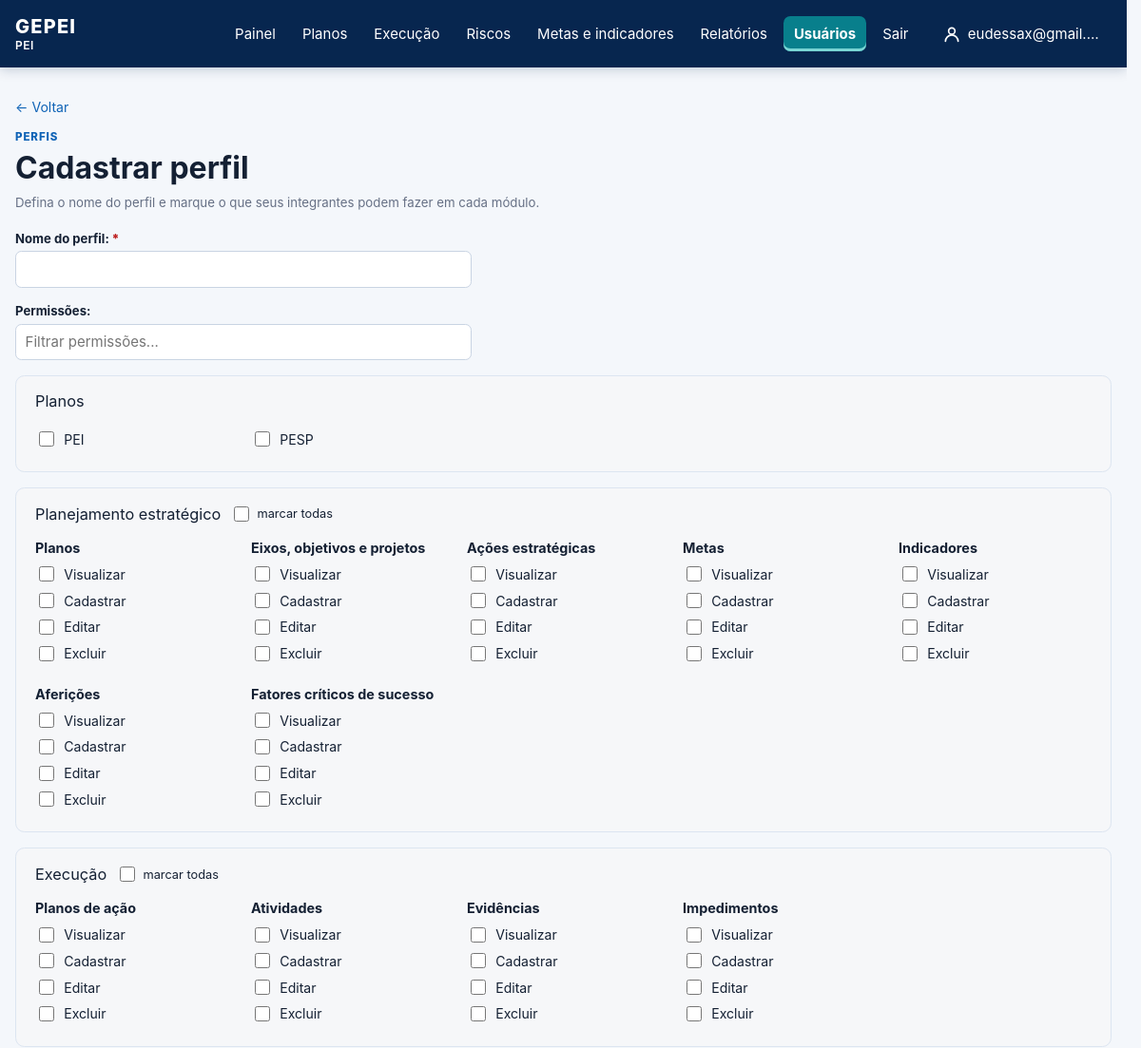
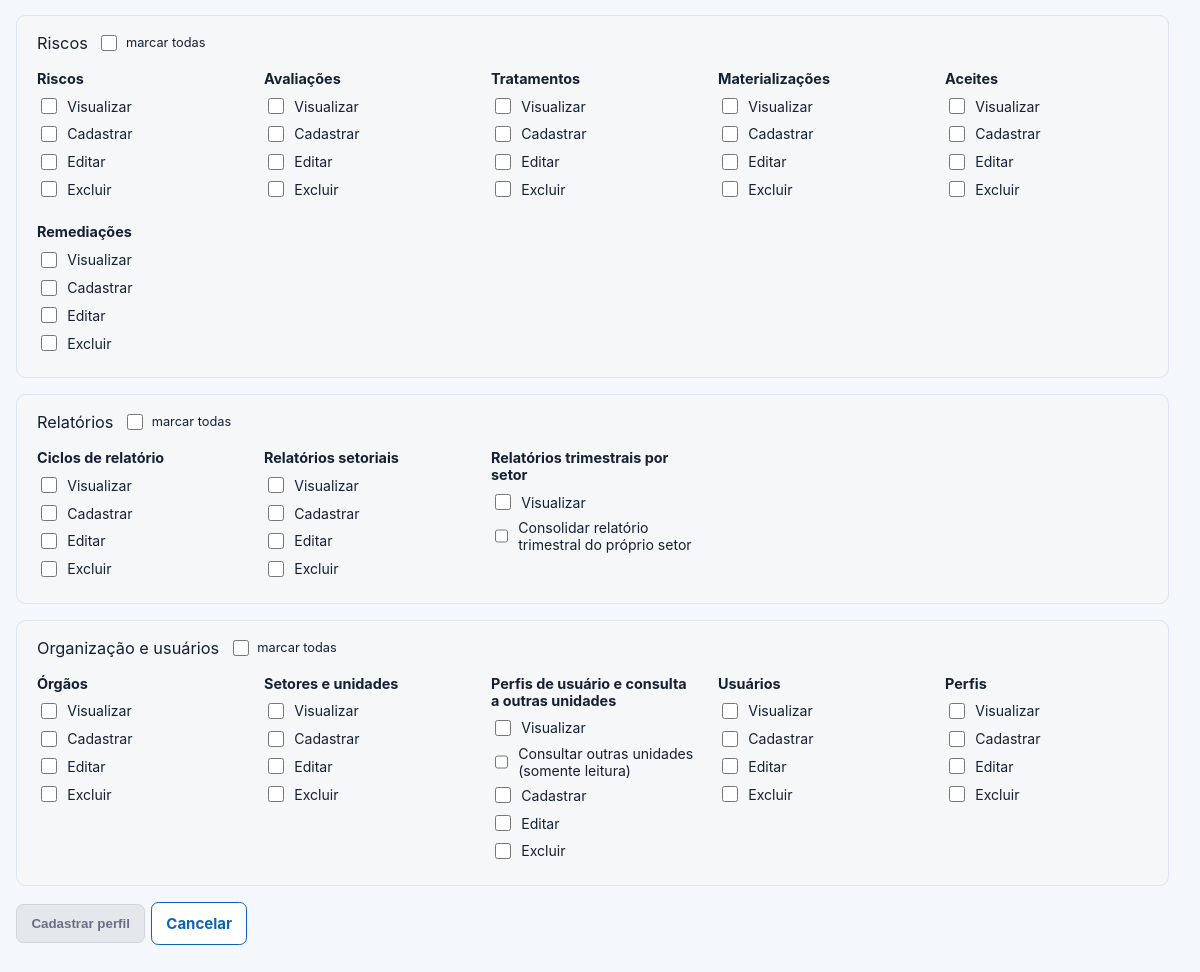
Screenshot of /usuarios/grupos/novo/ (signed in) with the database file from the repository (2 pictures, top to bottom).
### core/models.py (models this page shows, shortened)
class Plan(models.Model):
    class PlanType(models.TextChoices):
        PEI = "PEI", "PEI"
        PESP = "PESP", "PESP"
        PPA = "PPA", "PPA"
        OTHER = "OUTRO", "Outro"
    name = models.CharField(max_length=180)
    acronym = models.CharField(max_length=30)
    plan_type = models.CharField(max_length=10, choices=PlanType.choices)
    access_groups = models.ManyToManyField("auth.Group", blank=True, related_name="accessible_plans")
    start_date = models.DateField()
    end_date = models.DateField()
    active = models.BooleanField(default=True)
    def __str__(self):
        return self.acronym

### core/views.py (the view)
# urls.py: path("usuarios/grupos/novo/", views.group_create, name="group_create"),
@login_required
@permission_required("auth.add_group", raise_exception=True)
def group_create(request):
    return _group_form(request)

### core/forms.py (shortened to what this page needs)
class GroupForm(forms.Form):
    name = forms.CharField(label="Nome do perfil", max_length=150)
    plans = forms.ModelMultipleChoiceField(
        queryset=Plan.objects.order_by("acronym"), required=False, label="Planos",
        widget=forms.CheckboxSelectMultiple,
    )
    def __init__(self, *args, group=None, **kwargs):
        self.group = group
        if group is not None:
            kwargs.setdefault("initial", {"name": group.name, "plans": group.accessible_plans.all()})
        super().__init__(*args, **kwargs)

### core/context_processors.py (called while the page is built)
def navigation_plans(request):
    if not request.user.is_authenticated:
        return {"navigation_plans": []}
    return {"navigation_plans": request.available_plans, "active_plan": request.active_plan}

### core/permissions.py (called while the page is built, shortened)
def _action(permission):
    return permission.codename.split("_", 1)[0]

def is_administrator(user):
    if user.is_superuser:
        return True
    return user.groups.filter(name__iexact=ADMINISTRATOR_GROUP_NAME).exists()

def user_unit_ids(user, for_view=False):
    if is_administrator(user) or (for_view and user.has_perm("core.view_other_units")):
        return None

def selected_unit_for_request(request):
    ids = user_unit_ids(request.user)
    requested = request.GET.get("unit", "")
    if ids is None:
        return requested

### core/plan_scope.py (called while the page is built, shortened)
def available_plans(user):
    plans = Plan.objects.filter(active=True).order_by("acronym", "pk")
    if user.is_superuser:
        return plans
    groups = user.groups.all()
    if not groups.exists():
        return plans.filter(plan_type=Plan.PlanType.PEI)
    return plans.filter(access_groups__in=groups).distinct()

    def __call__(self, request):
        if request.user.is_authenticated:
            plans = list(available_plans(request.user))
            request.available_plans = plans
            by_id = {str(plan.pk): plan for plan in plans}
            requested = request.GET.get("plan")
            stored = by_id.get(str(request.session.get("active_plan_id")))
            active = stored or by_id.get(requested) or next(iter(plans), None)
            request.active_plan = active
            request.user._active_plan_id = active.pk if active else None
            request.user._active_plan_type = active.plan_type if active else None
        return self.get_response(request)

### templates/core/group_form.html (shortened to what this page needs)
{% extends "base.html" %}
{% block content %}
  <a class="back-link" href="{% url 'group_list' %}">← Voltar</a>
  <section class="page-heading">
    <p class="eyebrow">Perfis</p>
    <h1>{% if group %}Editar perfil{% else %}Cadastrar perfil{% endif %}</h1>
    <p class="form-hint">Defina o nome do perfil e marque o que seus integrantes podem fazer em cada módulo.</p>
  </section>
  <form method="post" class="group-form">{% csrf_token %}
    <div class="form-field group-name-field">
      {{ form.name.label_tag }}{{ form.name }}
    </div>
    <div class="form-field group-filter-field">
      <label for="permission-filter">Permissões:</label>
      <input id="permission-filter" type="search" placeholder="Filtrar permissões..." data-permission-filter autocomplete="off">
    </div>
    <fieldset class="permission-module">
      <legend class="permission-module-heading"><span>Planos</span></legend>
      <div class="permission-grid">
        {% for plan in form.plans %}
          <label class="permission-option">{{ plan.tag }} {{ plan.choice_label }}</label>
        {% empty %}
          <p>Nenhum plano cadastrado.</p>
        {% endfor %}
      </div>
    </fieldset>
    {% for module in modules %}
      <fieldset class="permission-module" data-module>
        <legend class="permission-module-heading">
          <span>{{ module.title }}</span>
          <label class="check-all"><input type="checkbox" data-check-all> marcar todas</label>
        </legend>
        <div class="permission-grid">
          {% for entity in module.entities %}
            <div class="permission-entity" data-entity data-search="{{ module.title|lower }} {{ entity.label|lower }}">
              <h3>{{ entity.label }}</h3>
              {% for permission in entity.permissions %}
                <label class="permission-option"><input type="checkbox" name="permissions" value="{{ permission.id }}" {% if permission.id in selected %}checked{% endif %}> {{ permission.label }}</label>
              {% endfor %}
            </div>
          {% endfor %}
        </div>
      </fieldset>
    {% endfor %}
    <div class="form-buttons"><button class="button button-primary" type="submit">{% if group %}Salvar alterações{% else %}Cadastrar perfil{% endif %}</button><a class="button button-secondary" href="{% url 'group_list' %}">Cancelar</a></div>
  </form>
{% endblock %}

### templates/base.html (shortened to what this page needs)
{% load static %}
<!doctype html>
<html lang="pt-br">
<head>
  <link rel="stylesheet" href="{% static 'css/gepei.css' %}?v=20261126-indice-vertical">
</head>
<body{% if active_plan.plan_type == "PESP" %} class="theme-pesp"{% endif %}>
  <header class="topbar">
    <a class="brand" href="{% url 'dashboard' %}">
      GEPEI
      {% if active_plan %}<span class="brand-plan">{{ active_plan.acronym }}</span>{% endif %}
    </a>
    {% if user.is_authenticated %}
      <nav>
        <a href="{% url 'dashboard' %}" {% if request.path == '/' %}class="nav-active" aria-current="page"{% endif %}>Painel</a>
        {% if perms.core.view_plan %}<a href="{% url 'pei_overview' %}" {% if '/pei/' in request.path %}class="nav-active" aria-current="page"{% endif %}>Planos</a>{% endif %}
        {% if perms.core.view_actionplan %}<a href="{% url 'action_plan_list' %}" {% if '/planos-de-acao/' in request.path and '/riscos/' not in request.path %}class="nav-active" aria-current="page"{% endif %}>Execução</a>{% endif %}
        {% if perms.core.view_risk %}<a href="{% url 'risk_overview' %}" {% if '/riscos/' in request.path %}class="nav-active" aria-current="page"{% endif %}>Riscos</a>{% endif %}
        {% if perms.core.view_strategictarget or perms.core.view_indicator %}<a href="{% if perms.core.view_indicator %}{% url 'indicator_overview' %}{% else %}{% url 'target_overview' %}{% endif %}" >Metas e indicadores</a>{% endif %}
        {% if perms.core.view_reportcycle or perms.core.view_sectorreport or perms.core.view_quarterlysectorreport or perms.core.consolidate_quarterlysectorreport %}<a href="{% url 'report_cycle_overview' %}" {% if '/relatorios/' in request.path %}class="nav-active" aria-current="page"{% endif %}>Relatórios</a>{% endif %}
        {% if perms.auth.view_user or perms.auth.view_group %}
        <details class="nav-plans{% if '/usuarios/' in request.path %} nav-active{% endif %}">
          <summary {% if '/usuarios/' in request.path %}aria-current="page"{% endif %}>Usuários</summary>
        </details>
        {% endif %}
        <form method="post" action="{% url 'logout' %}" onsubmit="return confirm('Tem certeza de que deseja sair?');">
          <button type="submit">Sair</button>
        </form>
        <a class="nav-user{% if request.path == '/minha-conta/' %} nav-active{% endif %}" href="{% url 'profile_edit' %}" title="Minha conta">
          <svg width="20" height="20" viewBox="0 0 24 24" fill="none" stroke="currentColor" stroke-width="2" stroke-linecap="round" stroke-linejoin="round" aria-hidden="true"><circle cx="12" cy="8" r="4"/><path d="M4 21c0-4.4 3.6-8 8-8s8 3.6 8 8"/></svg>
          <span>{{ user.first_name|default:user.username }}</span>
        </a>
      </nav>
    {% endif %}
  </header>
  <main class="container">
    {% block content %}{% endblock %}
  </main>
</body>
</html>

### rows the page displays
Plan: acronym "PEI", choice_label "PEI"
Plan: choice_label "PESP"

### other values shown
{{ user.first_name|default:user.username }} "eudessax@gmail.…"
{{ module.title }} "Planejamento estratégico" "Execução" "Riscos" "Relatórios" "Organização e usuários"
{{ entity.label }} "Planos" "Eixos, objetivos e projetos" "Ações estratégicas" "Metas" "Indicadores" "Aferições" "Fatores críticos de sucesso" "Planos de ação" "Atividades" "Evidências" "Impedimentos" "Riscos" "Avaliações" "Tratamentos" "Materializações" "Aceites" "Remediações" "Ciclos de relatório" "Relatórios setoriais" "Relatórios trimestrais por setor" "Órgãos" "Setores e unidades" "Perfis de usuário e consulta a outras unidades" "Usuários" "Perfis"
{{ permission.label }} "Visualizar" "Cadastrar" "Editar" "Excluir" "Visualizar" "Cadastrar" "Editar" "Excluir" "Visualizar" "Cadastrar" "Editar" "Excluir" "Visualizar" "Cadastrar" "Editar" "Excluir" "Visualizar" "Cadastrar" "Editar" "Excluir" "Visualizar" "Cadastrar" "Editar" "Excluir" "Visualizar" "Cadastrar" "Editar" "Excluir" "Visualizar" "Cadastrar" "Editar" "Excluir" "Visualizar" "Cadastrar" "Editar" "Excluir" "Visualizar" "Cadastrar" "Editar" "Excluir" "Visualizar" "Cadastrar" "Editar" "Excluir" "Visualizar" "Cadastrar" "Editar" "Excluir" "Visualizar" "Cadastrar" "Editar" "Excluir" "Visualizar" "Cadastrar" "Editar" "Excluir" "Visualizar" "Cadastrar" "Editar" "Excluir" "Visualizar" "Cadastrar" "Editar" "Excluir" "Visualizar" "Cadastrar" "Editar" "Excluir" "Visualizar" "Cadastrar" "Editar" "Excluir" "Visualizar" "Cadastrar" "Editar" "Excluir" "Visualizar" "Consolidar relatório trimestral do próprio setor" "Visualizar" "Cadastrar" "Editar" "Excluir" "Visualizar" "Cadastrar" "Editar" "Excluir" "Visualizar" "Consultar outras unidades (somente leitura)" "Cadastrar" "Editar" "Excluir" "Visualizar" "Cadastrar" "Editar" "Excluir" "Visualizar" "Cadastrar" "Editar" "Excluir"
